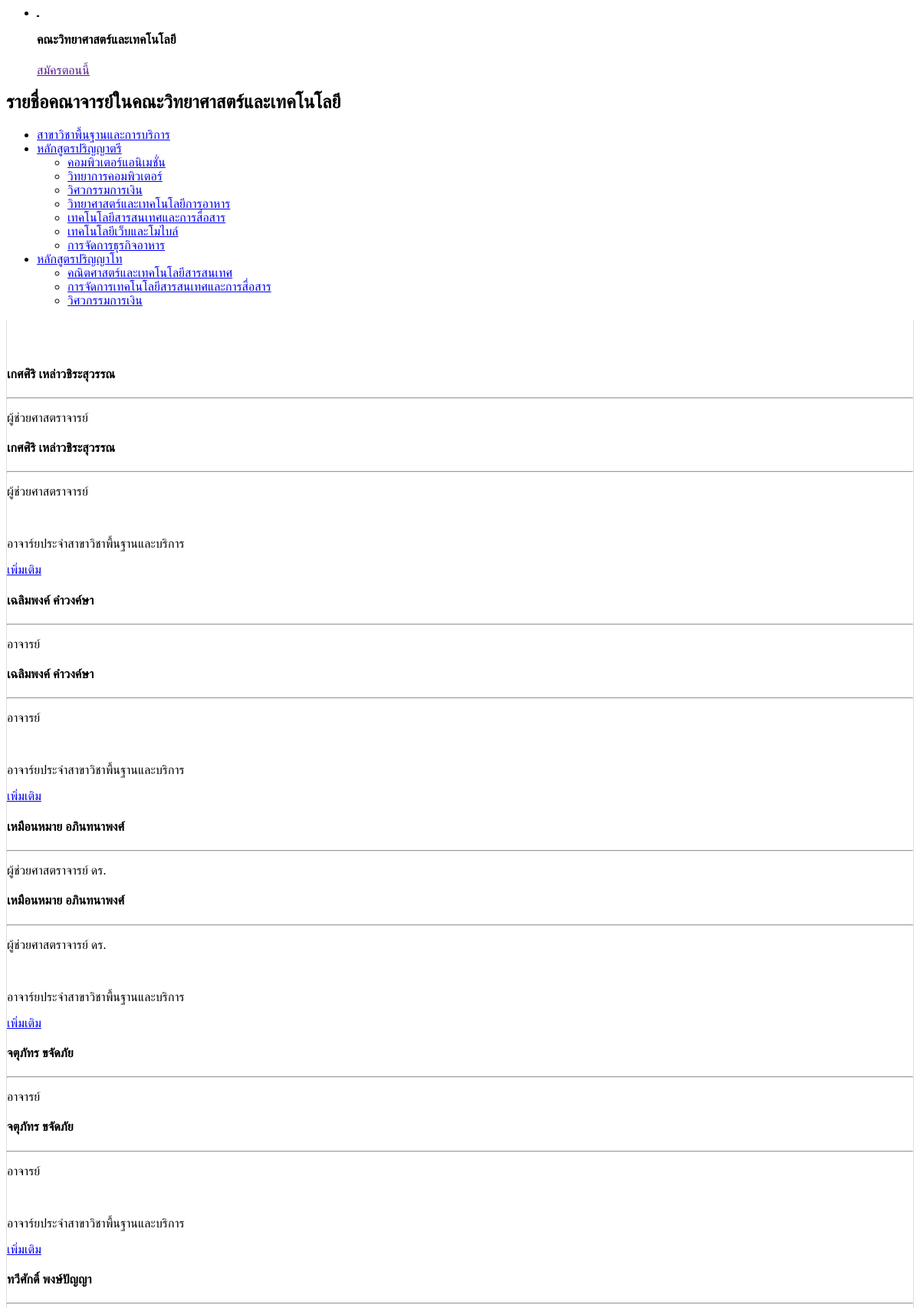
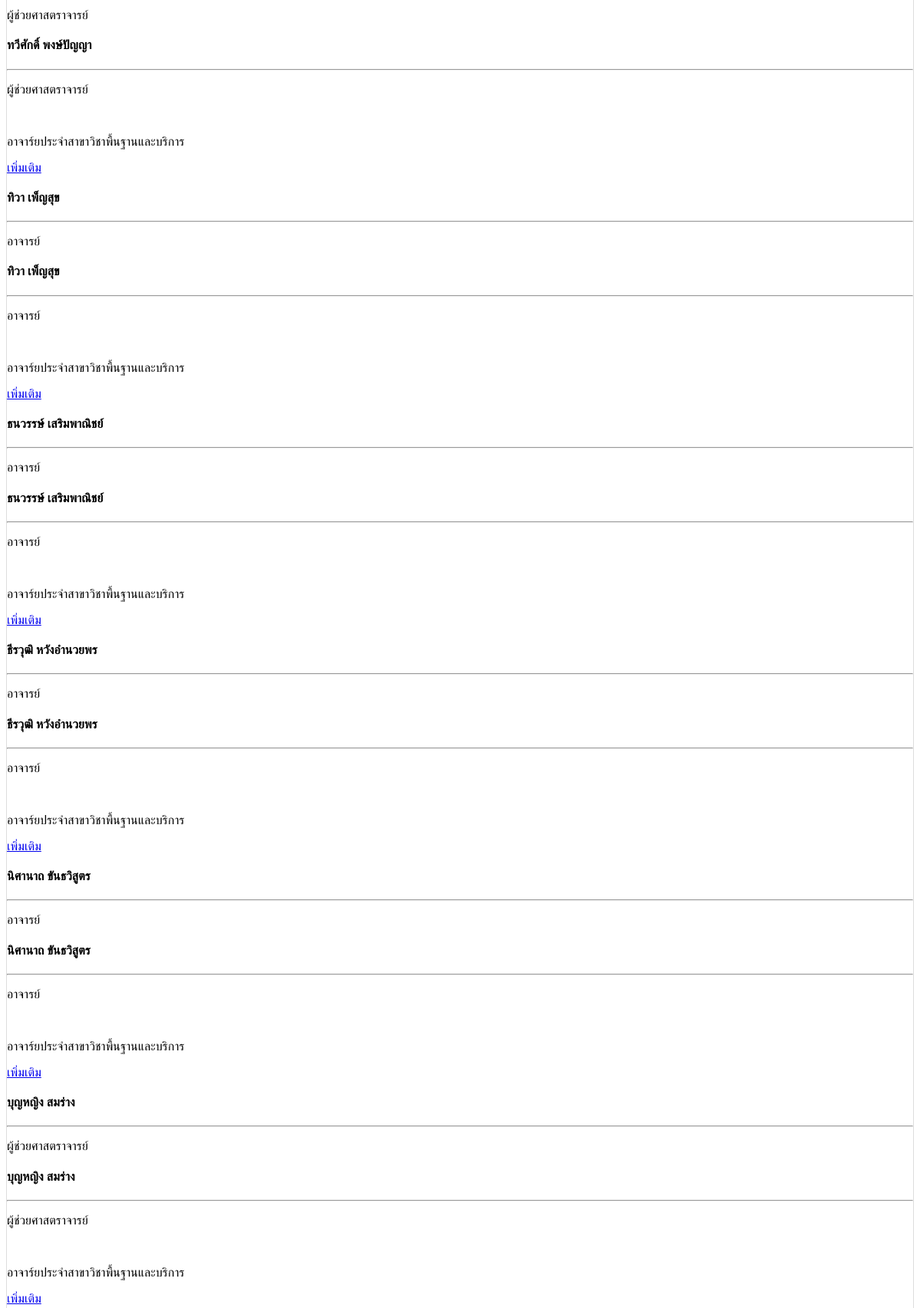
Page /pages/instructors.php (upper part) on the committed database (2 pictures, top to bottom).
### tables this page shows
CREATE TABLE IF NOT EXISTS `course` (
  `courseID` int(11) NOT NULL,
  `degree` enum('B','M','D','O') NOT NULL COMMENT 'B=Bachelor, M=Master, D=Doctorial, O=Other',
  `courseName` varchar(100) NOT NULL,
  `status` enum('A','P','C') NOT NULL COMMENT 'A=Active, P=Pre-Close, C=Closed'
);

CREATE TABLE IF NOT EXISTS `instructor` (
  `instructorID` int(11) NOT NULL,
  `post` varchar(50) NOT NULL,
  `firstname` varchar(50) NOT NULL,
  `lastname` varchar(50) NOT NULL,
  `email` varchar(100) NOT NULL,
  `courseID` int(11) NOT NULL,
  `website` varchar(250) NOT NULL
);

### config.php (called while the page is built, shortened)
<?php
class Dbconfig {
    function __construct() {
        $this -> serverName = 'localhost';
        $this -> userName = 'science';
        $this -> passCode = 'pass';
        $this -> dbName = 'science';
    }
}
?>

### class/instructors.php (the view, shortened to what this page needs)
<?php
  class instructors extends Dbconfig {
    function Mysql()    {
      $dbPara = new Dbconfig();
      $this -> databaseName = $dbPara -> dbName;
      $this -> userName = $dbPara -> userName;
      $this -> passCode = $dbPara ->passCode;
    }
    function dbConnect()    {
        $this -> pdo = new PDO("mysql:dbname={$this -> databaseName};host={$this -> serverName};charset=utf8", $this -> userName, $this -> passCode);
        return $this -> pdo;
    }
    public function getInsList($course='%',$type='col'){
      $sth = $this -> pdo -> prepare("SELECT * FROM `instructor` RIGHT JOIN `course` ON `instructor`.`courseID` = `course`.`courseID` WHERE `instructor`.`courseID` LIKE '$course'");
      $sth -> execute();
      $out = '';
      while($row = $sth->fetch(PDO::FETCH_ASSOC)) {
        if($type=='col'){
          $preOut = '
          <div class="col-md-4 team-box col-sm-6 wow pulse" data-wow-delay=".3s">
            <div class="team-box">
              <img src="images/ins/index.php?instructorID='.$row['instructorID'].'" alt="">
              <div class="team-box-inner">
                <h4>'.$row['firstname'].' '.$row['lastname'].'</h4>
                <div class="line"></div>
                  <hr>
                  <p>'.$row['post'].'</p>
                </div>
                <div class="team-desc-hover">
                  <h4>'.$row['firstname'].' '.$row['lastname'].'</h4>
                  <hr>
                  <p>'.$row['post'].'</p>
                  <br>
                  <p>อาจาร์ยประจำสาขาวิชา'.$row['courseName'].'</p>
                  <a href="?page=instructor&instructorID='.$row['instructorID'].'" class="btn btn-primary black">เพิ่มเติม</a>
                </div>
            </div>
          </div>
          ';
          $out .= $preOut;
        } else {
          $out = 'N/A';
        }
      }
      return $out;
    }
    public function getCourseList($degree){
      $sth = $this -> pdo -> prepare("SELECT * FROM `course` WHERE `degree` = '$degree'");
      $sth -> execute();
      $out = '';
      while($row = $sth->fetch(PDO::FETCH_ASSOC)) {
        $out .= '<li><a href="#course'.$row['courseID'].'" tabindex = "-1" data-toggle="tab">'.$row['courseName'].'</a></li>';
      }
      return $out;
    }
  }
?>

### rows in the picture
course: courseName "คอมพิวเตอร์แอนิเมชั่น"
course: courseName "วิทยาการคอมพิวเตอร์"
course: courseName "วิศวกรรมการเงิน"
course: courseName "วิทยาศาสตร์และเทคโนโลยีการอาหาร"
course: courseName "เทคโนโลยีสารสนเทศและการสื่อสาร"
course: courseName "เทคโนโลยีเว็บและโมไบล์"
course: courseName "การจัดการธุรกิจอาหาร"
course: courseName "คณิตศาสตร์และเทคโนโลยีสารสนเทศ"
course: courseName "การจัดการเทคโนโลยีสารสนเทศและการสื่อสาร"
course: courseName "วิศวกรรมการเงิน"
instructor: firstname "เกศศิริ", lastname "เหล่าวชิระสุวรรณ", post "ผู้ช่วยศาสตราจารย์"
course: courseName "พื้นฐานและบริการ พื้นฐานและบริการ พื้นฐานและบริการ พื้นฐานและบริการ พื้นฐานและบริการ พื้นฐานและบริการ พื้นฐานและบริการ พื้นฐานและบริการ พื้นฐานและบริการ พื้นฐานและบริการ"
instructor: firstname "เฉลิมพงค์", lastname "คำวงค์ษา", post "อาจารย์"
instructor: firstname "เหมือนหมาย", lastname "อภินทนาพงศ์", post "ผู้ช่วยศาสตราจารย์ ดร."
instructor: firstname "จตุภัทร", lastname "ขจัดภัย", post "อาจารย์"
instructor: firstname "ทวีศักดิ์", lastname "พงษ์ปัญญา", post "ผู้ช่วยศาสตราจารย์"
instructor: firstname "ทิวา", lastname "เพ็ญสุข", post "อาจารย์"
instructor: firstname "ธนวรรษ์", lastname "เสริมพาณิชย์", post "อาจารย์"
instructor: firstname "ธีรวุฒิ", lastname "หวังอำนวยพร", post "อาจารย์"
instructor: firstname "นิศานาถ", lastname "ขันธวิสูตร", post "อาจารย์"
instructor: firstname "บุญหญิง", lastname "สมร่าง", post "ผู้ช่วยศาสตราจารย์"
